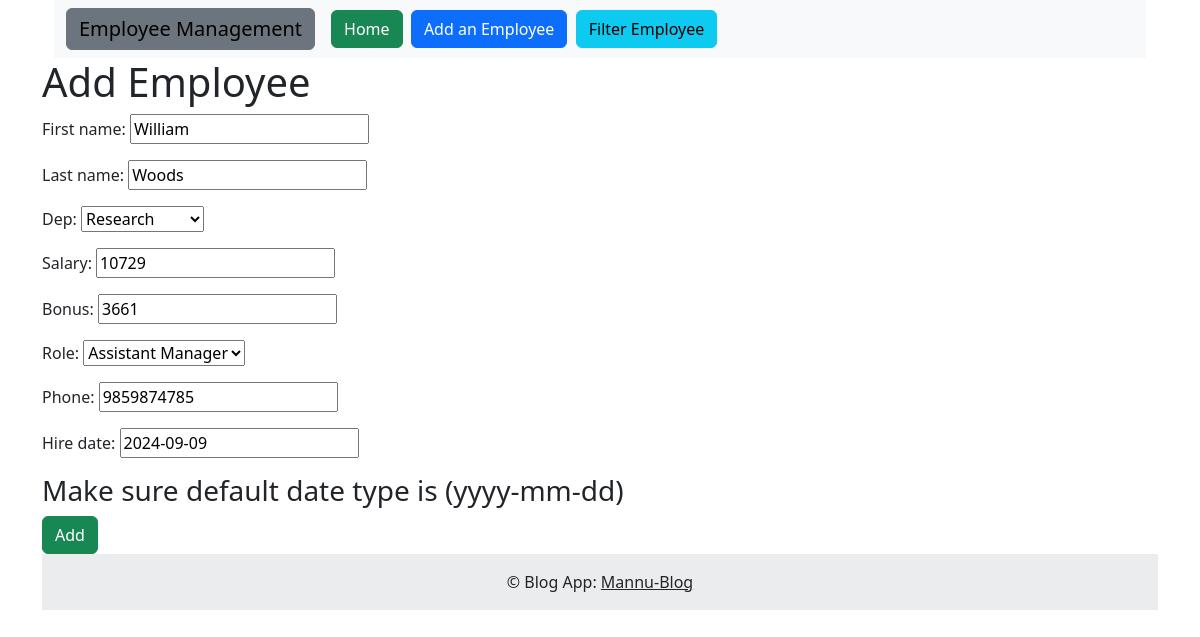
Page /update/82 on the committed database.
### emsapp/models.py (models this page shows, shortened)
class Employee(models.Model):
    first_name = models.CharField(max_length=100,null=False)
    last_name = models.CharField(max_length=100)
    dep = models.ForeignKey(Department,on_delete=models.CASCADE)
    salary = models.IntegerField(default=0)
    Bonus = models.IntegerField(default=0)
    role = models.ForeignKey(Role,models.CASCADE)
    phone = models.IntegerField(default=0)
    hire_date = models.DateField(auto_now_add=False)

### emsapp/views.py (the view)
# urls.py: path('update/<int:id>',views.update,name='update'),
def update(request,id):
    emp = Employee.objects.get(id = id)
    form = empform(instance=emp)
    if request.method == 'POST':
            form = empform(request.POST,instance=emp)
            if form.is_valid():
                form.save()
                messages.info(request,'User Update SuccessFully')
                return redirect('/')
    return render(request,'upd_emp.html',{'form':form})
    return redirect('/')

### emsapp/form.py
class empform(forms.ModelForm):
    class Meta:
        model = Employee
        fields = '__all__'

### emsapp/models.py (called while the page is built)
    def __str__(self) -> str:
        return (self.name)

    def __str__(self) -> str:
        return self.name

### emsapp/template/upd_emp.html (shortened to what this page needs)
<!DOCTYPE html>
{% extends 'base.html' %}
{% block bodyblock %}
{% block css %}{% load static %}
<link rel="stylesheet" type="text/css" href="{% static 'css/add.css' %}" />{%endblock%}
<div class="container">
    <h1>Add Employee</h1>
    <form method="post">
        {{form.as_p}}
        <h3>Make sure default date type is (yyyy-mm-dd)</h3>
        <input type="submit" value="Add" class="btn btn-success">
    </form>
{%endblock%}

### rows in the picture
Employee: first_name "William", last_name "Woods", dep "Research", salary "10729", Bonus "3661", role "Assistant Manager", phone "9859874785", hire_date "2024-09-09"
